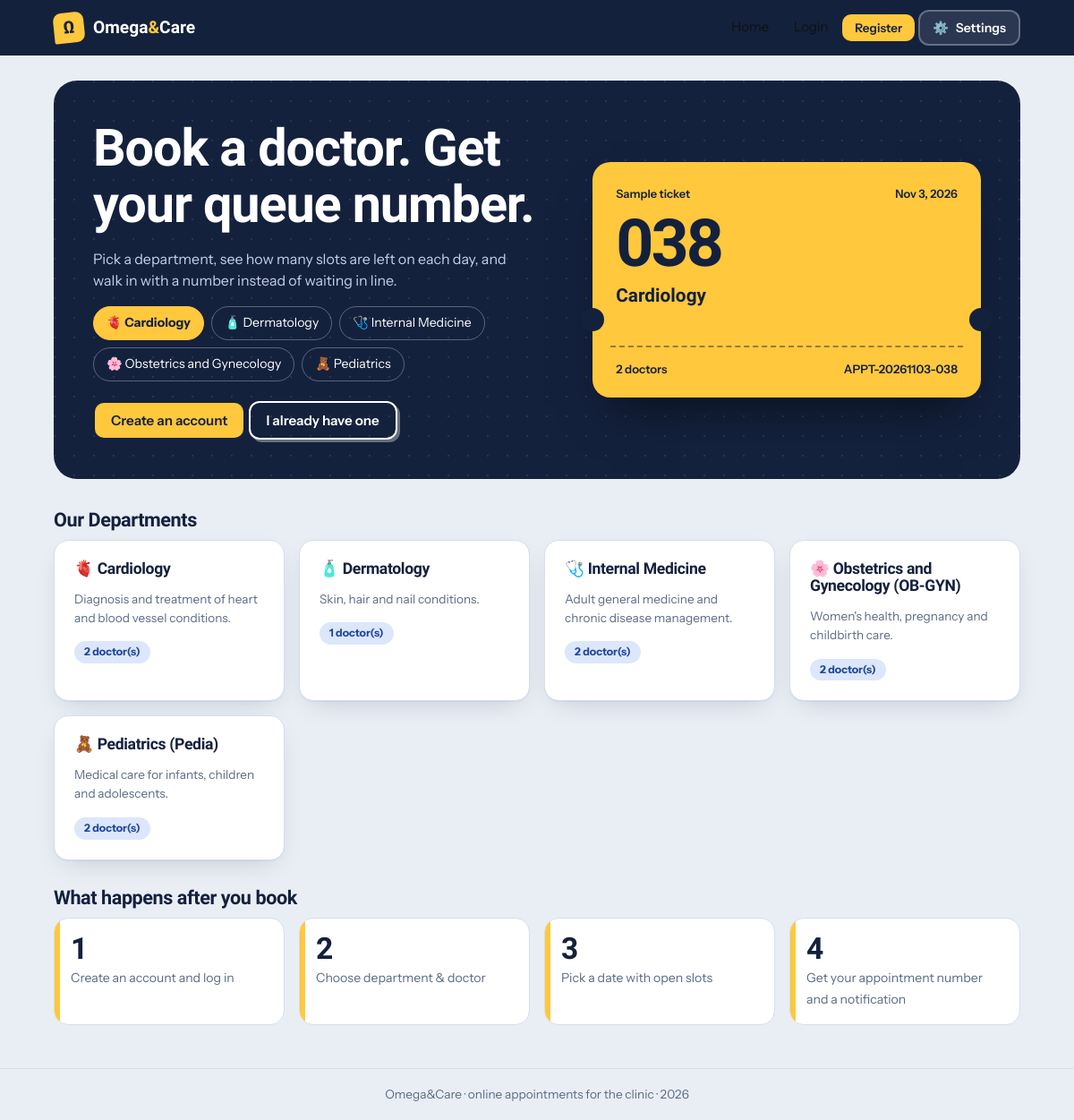
The page / on the database its author committed.
### tables this page shows
CREATE TABLE `departments` (
  `department_id`   INT UNSIGNED NOT NULL AUTO_INCREMENT,
  `department_name` VARCHAR(100) NOT NULL,
  `description`     VARCHAR(255) DEFAULT NULL,
  PRIMARY KEY (`department_id`),
  UNIQUE KEY `uq_department_name` (`department_name`)
);

### includes/functions.php (called while the page is built, shortened)
<?php
function e($v): string { return htmlspecialchars((string) $v, ENT_QUOTES, 'UTF-8'); }
function is_patient(): bool { return !empty($_SESSION['user_id']); }
function dept_icon(string $name): string {
    $n = strtolower($name);
    foreach (['pedia' => '🧸', 'ob' => '🌸', 'gyn' => '🌸', 'cardio' => '🫀', 'derma' => '🧴', 'internal' => '🩺'] as $k => $i) if (strpos($n, $k) !== false) return $i;
    return '➕';
}

### index.php (the view, shortened to what this page needs)
<?php
$pageTitle = 'Home'; $area = 'public';
require __DIR__ . '/includes/header.php';
$depts = $pdo->query("SELECT d.department_id, d.department_name, d.description,
            (SELECT COUNT(*) FROM doctors x WHERE x.department_id = d.department_id AND x.status = 'Available') AS doctors
          FROM departments d ORDER BY d.department_name")->fetchAll();
?>
<section class="hero">
  <div>
    <h1>Book a doctor. Get your queue number.</h1>
    <p>Pick a department, see how many slots are left on each day, and walk in with a number instead of waiting in line.</p>
    <div class="chips" role="group" aria-label="Try a department">
    <?php foreach ($depts as $i => $d): ?>
      <button type="button" class="chip<?= $i === 0 ? ' on' : '' ?>" data-name="<?= e($d['department_name']) ?>" data-docs="<?= (int) $d['doctors'] ?>"><?= e(dept_icon($d['department_name'])) ?> <?= e(preg_replace('/\s*\(.*\)/', '', $d['department_name'])) ?></button>
    <?php endforeach; ?>
    </div>
    <?php if (is_patient()): ?>
      <a class="btn" href="<?= BASE_URL ?>/patient/book.php">Book an appointment</a>
    <?php else: ?>
      <a class="btn" href="<?= BASE_URL ?>/register.php">Create an account</a>
      <a class="btn btn-outline" href="<?= BASE_URL ?>/login.php">I already have one</a>
    <?php endif; ?>
  </div>
  <div class="tilt"><div class="stub" id="stub">
    <div class="top-r"><span>Sample ticket</span><span><?= date('M j, Y') ?></span></div>
    <div class="big" id="stubNo">038</div>
    <div class="dept" id="stubDept"><?= e($depts[0]['department_name'] ?? 'Choose a department') ?></div>
    <hr>
    <div class="foot"><span id="stubDocs"><?= (int) ($depts[0]['doctors'] ?? 0) ?> doctors</span><span>APPT-<?= date('Ymd') ?>-038</span></div>
  </div></div>
</section>
<h2>Our Departments</h2>
<div class="grid g3">
<?php foreach ($depts as $d): ?>
  <div class="card" style="margin:0">
    <h3><?= dept_icon($d['department_name']) ?> <?= e($d['department_name']) ?></h3>
    <p class="hint"><?= e($d['description']) ?></p>
    <span class="badge badge-info"><?= (int) $d['doctors'] ?> doctor(s)</span>
  </div>
<?php endforeach; ?>
</div>
<h2 style="margin-top:30px">What happens after you book</h2>
<div class="grid g4">
  <div class="stat"><b>1</b><span>Create an account and log in</span></div>
  <div class="stat"><b>2</b><span>Choose department &amp; doctor</span></div>
  <div class="stat"><b>3</b><span>Pick a date with open slots</span></div>
  <div class="stat"><b>4</b><span>Get your appointment number and a notification</span></div>
</div>
<?php require __DIR__ . '/includes/footer.php'; ?>

### includes/header.php (shortened to what this page needs)
<?php
require_once __DIR__ . '/functions.php';
$area = $area ?? 'public';
$pageTitle = $pageTitle ?? 'Online Medical Appointment System';
$isShell = ($area === 'patient' && is_patient()) || ($area === 'admin' && is_admin()) || ($area === 'doctor' && is_doctor());
$cur = basename($_SERVER['SCRIPT_NAME']);
$unread = 0; $recent = [];
$who = $area === 'admin' ? ($_SESSION['admin_name'] ?? 'Admin') : ($area === 'doctor' ? ($_SESSION['doctor_name'] ?? 'Doctor') : ($_SESSION['user_name'] ?? ''));
$roleLabel = ['admin' => 'Admin / Staff', 'doctor' => 'Doctor', 'patient' => 'Patient'][$area] ?? '';
$logoutHref = ['admin' => '/admin/logout.php', 'doctor' => '/doctor/logout.php', 'patient' => '/logout.php'][$area] ?? '';
if ($isShell) {
    $menu = [
        'patient' => [['👤', 'My profile', '/patient/profile.php'], ['🔔', 'Notifications', '/patient/notifications.php'], ['🎟️', 'Upcoming appointments', '/patient/my_appointments.php'], ['❓', 'Help center', '/help.php'], ['⚙️', 'All settings', '/settings.php']],
        'doctor'  => [['👤', 'My profile', '/doctor/profile.php'], ['🗓️', 'My schedule', '/doctor/schedule.php'], ['❓', 'Help center', '/help.php'], ['⚙️', 'All settings', '/settings.php']],
        'admin'   => [['👤', 'Account & password', '/settings.php'], ['🔔', 'Notifications', '/admin/notifications.php'], ['❓', 'Help center', '/help.php'], ['⚙️', 'All settings', '/settings.php']],
    ][$area];
} else {
    $menu = [['❓', 'Help center', '/help.php'], ['⚙️', 'All settings', '/settings.php'], ['🔑', 'Patient login', '/login.php'], ['🩺', 'Doctor login', '/doctor/login.php'], ['🛠️', 'Staff login', '/admin/login.php']];
}
if (!function_exists('nav_item')) {
    function gear_menu(array $menu, string $who, string $role, string $logout): string {
        $h = '<details class="dd" data-dd><summary class="icon-btn labeled" aria-label="Settings, profile, help and logout"><span aria-hidden="true">⚙️</span><span class="lbl">Settings</span></summary>' .
             '<div class="dd-panel" role="menu">';
        foreach ($menu as [$ic, $lb, $href]) $h .= '<a class="dd-item" role="menuitem" href="' . BASE_URL . $href . '"><span>' . $ic . '</span>' . e($lb) . '</a>';
        $h .= '<div class="dd-sep"></div><button type="button" class="dd-item" id="themeBtn" role="menuitem" aria-pressed="false"><span>🌓</span>Dark mode<i class="switch"></i></button>';
        return $h . '</div></details>';
    }
}
?>
<!DOCTYPE html>
<html lang="en">
<head>
<link rel="stylesheet" href="<?= BASE_URL ?>/assets/css/style.css">
<link rel="stylesheet" href="<?= BASE_URL ?>/assets/css/menu-fix.css">
</head>
<body class="area-<?= e($area) ?><?= $isShell ? ' has-shell' : '' ?>">
<?php if ($isShell): ?>
<div class="app">
  <aside class="side">
    <a class="logo" href="<?= BASE_URL ?>/index.php"><span class="logo-mark">Ω</span><span class="logo-t">Omega<i>&amp;</i>Care</span></a>
    <nav class="side-nav">
    <?php if ($area === 'doctor'):
        echo nav_item('/doctor/index.php', '🏠', 'Today', $cur), nav_item('/doctor/appointments.php', '📋', 'Appointments', $cur),
             nav_item('/doctor/schedule.php', '🗓️', 'Schedule', $cur), nav_item('/doctor/profile.php', '👤', 'Profile', $cur);
    elseif ($area === 'admin'):
        echo nav_item('/admin/index.php', '📊', 'Overview', $cur), nav_item('/admin/appointments.php', '📋', 'Appointments', $cur),
             nav_item('/admin/schedules.php', '🗓️', 'Schedules', $cur), nav_item('/admin/doctors.php', '🩺', 'Doctors', $cur),
             nav_item('/admin/departments.php', '🏥', 'Departments', $cur), nav_item('/admin/notifications.php', '🔔', 'Notifications', $cur);
    else:
        echo nav_item('/patient/dashboard.php', '🏠', 'Overview', $cur), nav_item('/patient/book.php', '➕', 'Book', $cur),
             nav_item('/patient/my_appointments.php', '🎟️', 'Upcoming', $cur), nav_item('/patient/history.php', '🕘', 'History', $cur),
             nav_item('/patient/notifications.php', '🔔', 'Alerts', $cur, $unread), nav_item('/patient/profile.php', '👤', 'Profile', $cur);
    endif; ?>
    </nav>
    <div class="side-foot">
      <span class="who"><?= e($who) ?></span>
      <div class="side-links">
        <?php if ($area !== 'admin'): ?><a href="<?= BASE_URL ?>/<?= e($area) ?>/profile.php">👤 Profile</a><?php endif; ?>
        <a href="<?= BASE_URL ?>/settings.php">⚙️ Settings</a>
        <a href="<?= BASE_URL ?>/help.php">❓ Help</a>
        <a href="<?= BASE_URL . $logoutHref ?>">🚪 Log out</a>
      </div>
    </div>
  </aside>
  <div class="content">
    <div class="utilbar">
      <span class="util-title"><?= e($pageTitle) ?></span>
      <div class="util">
      <?php if ($area === 'patient'): ?>
        <details class="dd" data-dd>
          <summary class="icon-btn<?= $unread ? ' has-new' : '' ?>" aria-label="Notifications (<?= $unread ?> unread)">
            <span aria-hidden="true">🔔</span><?php if ($unread): ?><b class="count"><?= $unread ?></b><?php endif; ?></summary>
          <div class="dd-panel wide" role="menu">
            <div class="dd-head"><b>Notifications</b><small><?= $unread ?> unread</small></div>
            <?php foreach ($recent as $n): ?>
              <a class="dd-note<?= $n['is_read'] ? '' : ' unread' ?>" href="<?= BASE_URL ?>/patient/notifications.php"><span class="dot"></span>
                <span><b><?= e($n['title']) ?></b><small><?= e(mb_strimwidth($n['message'], 0, 90, '...')) ?></small></span></a>
            <?php endforeach; ?>
            <?php if (!$recent): ?><p class="hint" style="padding:10px 12px;margin:0">Nothing yet.</p><?php endif; ?>
            <div class="dd-sep"></div>
            <div class="dd-foot">
              <a href="<?= BASE_URL ?>/patient/notifications.php">View all</a>
              <?php if ($unread): ?><form method="post" action="<?= BASE_URL ?>/patient/notifications.php"><?= csrf_field() ?><input type="hidden" name="action" value="read_all"><button type="submit">Mark all read</button></form><?php endif; ?>
            </div>
          </div>
        </details>
      <?php endif; ?>
      <?php if ($area === 'admin'): ?><a class="icon-btn" href="<?= BASE_URL ?>/admin/notifications.php" title="Notifications" aria-label="Notifications"><span aria-hidden="true">🔔</span></a><?php endif; ?>
      <a class="icon-btn" href="<?= BASE_URL ?>/help.php" title="Help" aria-label="Help"><span aria-hidden="true">❓</span></a>
      <?= gear_menu($menu, $who, $roleLabel, $logoutHref) ?>
      </div>
    </div>
    <main class="page wrap">
<?php else: ?>
<header class="top">
  <div class="container nav">
    <a class="logo" href="<?= BASE_URL ?>/index.php"><span class="logo-mark">Ω</span><span class="logo-t">Omega<i>&amp;</i>Care</span></a>
    <nav class="menu">
      <a href="<?= BASE_URL ?>/index.php">Home</a>
      <a href="<?= BASE_URL ?>/login.php">Login</a>
      <a class="btn btn-sm" href="<?= BASE_URL ?>/register.php">Register</a>
      <?= gear_menu($menu, '', '', '') ?>
    </nav>
  </div>
</header>
<main class="container page">
<?php endif; ?>

### includes/footer.php (shortened to what this page needs)
<?php if (!empty($isShell)): ?>
  </main></div></div>
<?php else: ?>
</main>
<footer class="footer"><div class="container">Omega&amp;Care &middot; online appointments for the clinic &middot; <?= date('Y') ?></div></footer>
<?php endif; ?>
</body>
</html>

### assets/css/menu-fix.css (style rules this page uses)
summary.icon-btn { list-style: none }
summary.icon-btn::marker { content: "" }

### rows shown on the page
departments: department_name "🫀", department_name "Cardiology", description "Diagnosis and treatment of heart and blood vessel conditions.", doctors "2"
departments: department_name "🧴", department_name "Dermatology", description "Skin, hair and nail conditions.", doctors "1"
departments: department_name "🩺", department_name "Internal Medicine", description "Adult general medicine and chronic disease management.", doctors "2"
departments: department_name "🌸", department_name "Obstetrics and Gynecology", department_name "Obstetrics and Gynecology (OB-GYN)", description "Women's health, pregnancy and childbirth care.", doctors "2"
departments: department_name "🧸", department_name "Pediatrics", department_name "Pediatrics (Pedia)", description "Medical care for infants, children and adolescents.", doctors "2"

### other values the page prints
$depts[0]['doctors'] "2"
